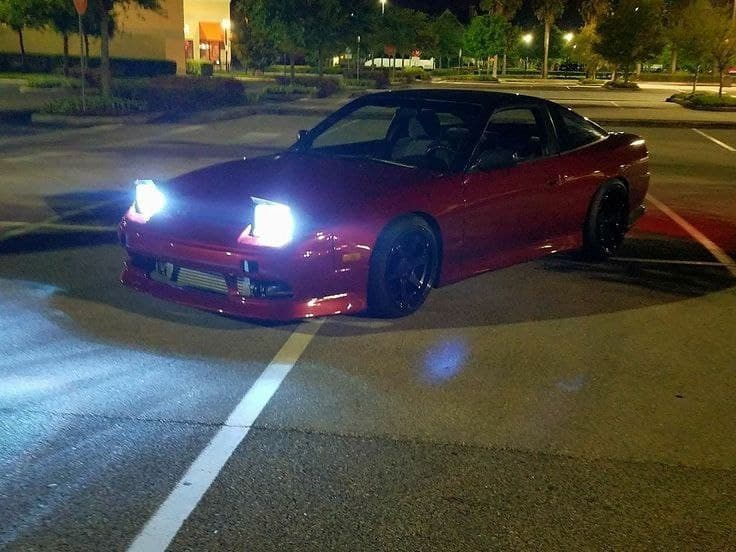
#> input picture kartinki/kartinki/100.jpg, 736 x 552 px; its folder holds only this picture in this run
$ python chb.py
#> lines starting #> are read from the running program, lines starting #| are printed output that depends on the picture
import random
from PIL import Image, ImageDraw

A=100
while A < 601:
	file = str(A)+'.jpg'
	image = Image.open(file)
#> image is the input picture: PIL image 736x552 RGB; mean R, G, B 73.6, 73.7, 69.4
	draw = ImageDraw.Draw(image)
	width = image.size[0]
#> width = 736
	height = image.size[1]
#> height = 552
	pix = image.load()
	for i in range(width):
		for j in range(height):
			a = pix[i, j][0]
			b = pix[i, j][1]
			c = pix[i, j][2]
			S = (a + b + c) // 3
			draw.point((i, j), (S, S, S))
	image.save(str(A) + "chb.jpg")
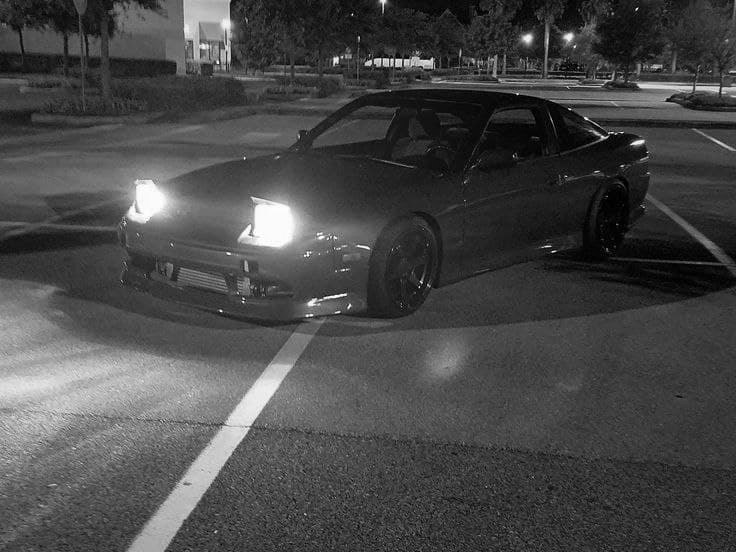
#> saved as 100chb.jpg: PIL image 736x552 RGB; min 0, max 255, mean 71.9
#> (the run stopped early here; a loop or call above may not have finished)
